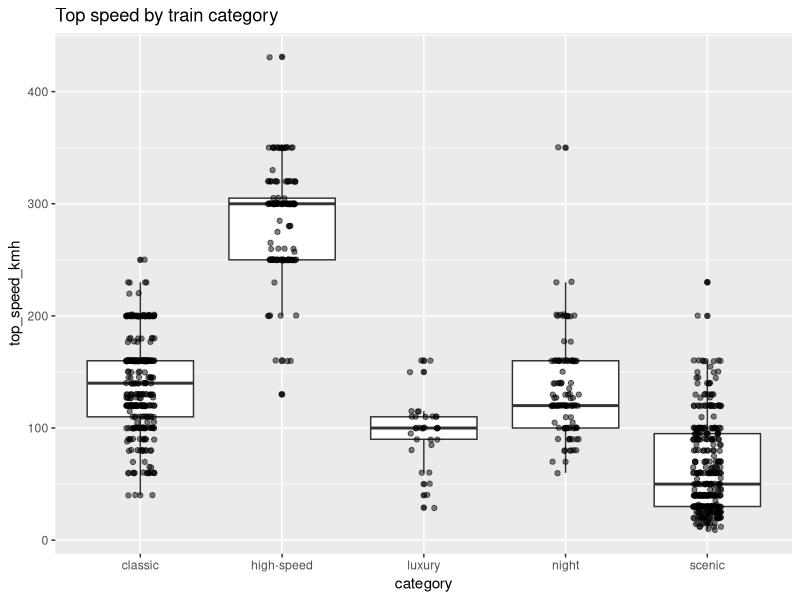
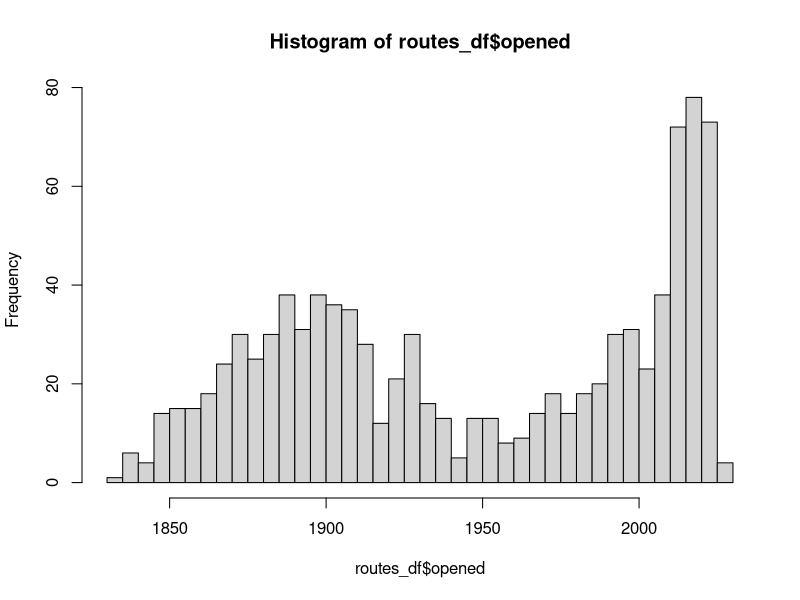

Generate these figures, in order, with R: (Note: this script raises an error after producing the figures.)
## ---- chunk 1
library(tidyverse)
library(here)
## ---- chunk 2
routes_df <- read.csv(here("data", "train_router", "routes.csv"))
## ---- chunk 3
head(routes_df)
## ---- chunk 4
colnames(routes_df)
## ---- chunk 5
lapply(routes_df, class)
## ---- chunk 6
str(routes_df)
## ---- chunk 7
routes_df|>
  summarize(across(everything(), ~ sum(is.na(.))))
## ---- chunk 8
routes_df |>
    group_by(category) |>
    summarize(
        n        = n(),
        min_speed = min(top_speed_kmh, na.rm = TRUE),
        max_speed = max(top_speed_kmh, na.rm = TRUE),
        mean_speed = mean(top_speed_kmh, na.rm = TRUE)
    ) |>
    arrange(desc(mean_speed))

## ---- chunk 9
ggplot(routes_df, aes(x = category, y = top_speed_kmh)) +
    geom_boxplot() +
    geom_jitter(width = 0.1, alpha = 0.5) +
    labs(title = "Top speed by train category")
## ---- chunk 10
length(unique(routes_df$id))
length(unique(routes_df$name))
## ---- chunk 11
range(routes_df$fame_rank)
length(unique(routes_df$fame_rank))
## ---- chunk 12
summary(routes_df$opened)
hist(routes_df$opened, breaks = 30)
## ---- chunk 13
length(unique(routes_df$from))
length(unique(routes_df$to))
## ---- chunk 14
sort(unique(routes_df$from)) |> head(30)
## ---- chunk 15
head(routes_df$countries)

routes_df |>
    count(countries, sort = TRUE)
## ---- chunk 16
summary(routes_df$duration)
hist(routes_df$duration, breaks = 30)
## ---- chunk 17
hist(routes_df$distance_km)
## ---- chunk 18
hist(routes_df$distance_km, 
     xlim = c(0,5000))
## ---- chunk 19
shorties <- routes_df |> 
  filter(distance_km < 1000)

hist(shorties$distance_km)
  
